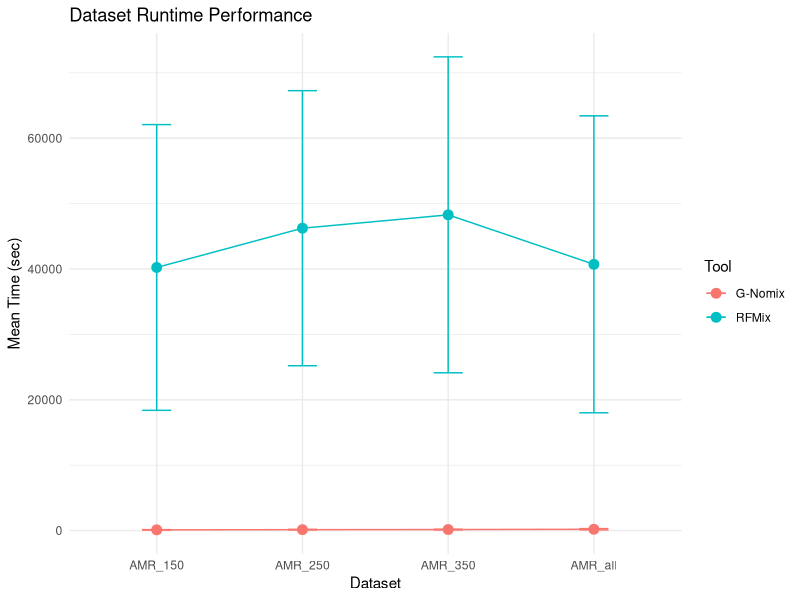
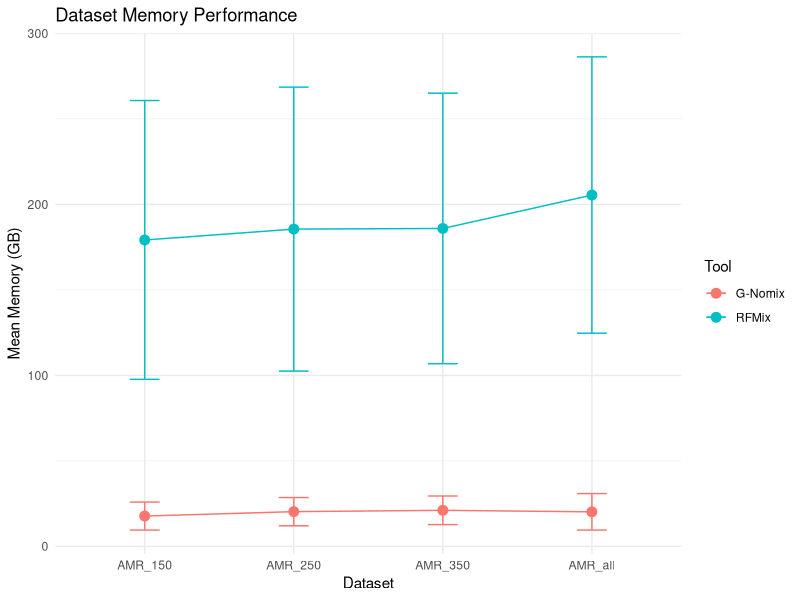

Write the R code that produced these figures, in order.
library(data.table)
library(ggplot2)

gnomix <- data.table::fread("results/gnomix_stats.tsv")
rfmix <- data.table::fread("results/RFMix_mem_runtime_performance.txt")

dfout <- rbind(gnomix, rfmix)

dfstats <- dfout[, .(mean_runtime = mean(time_sec, na.rm = T), sd_runtime = sd(time_sec, na.rm = T), mean_memory = mean(memory_gb, na.rm = T), sd_memory = sd(memory_gb, na.rm = T)), by = .(dataset, n_sample, tool)]

pdf("results/plot_runtime_memory.pdf")
ggplot(dfstats, aes(x = dataset, y = mean_runtime, color = tool, group = tool)) +
  geom_point(size = 3) +
  geom_errorbar(
    aes(ymin = mean_runtime - sd_runtime, ymax = mean_runtime + sd_runtime),
    width = 0.2
  ) +
  geom_line() +
  labs(title = "Dataset Runtime Performance",
       x = "Dataset", y = "Mean Time (sec)", color = "Tool") +
  theme_minimal()

ggplot(dfstats, aes(x = dataset, y = mean_memory, color = tool, group = tool)) +
  geom_point(size = 3) +
  geom_errorbar(
    aes(ymin = mean_memory - sd_memory, ymax = mean_memory + sd_memory),
    width = 0.2
  ) +
  geom_line() +
  labs(title = "Dataset Memory Performance",
       x = "Dataset", y = "Mean Memory (GB)", color = "Tool") +
  theme_minimal()
dev.off()
